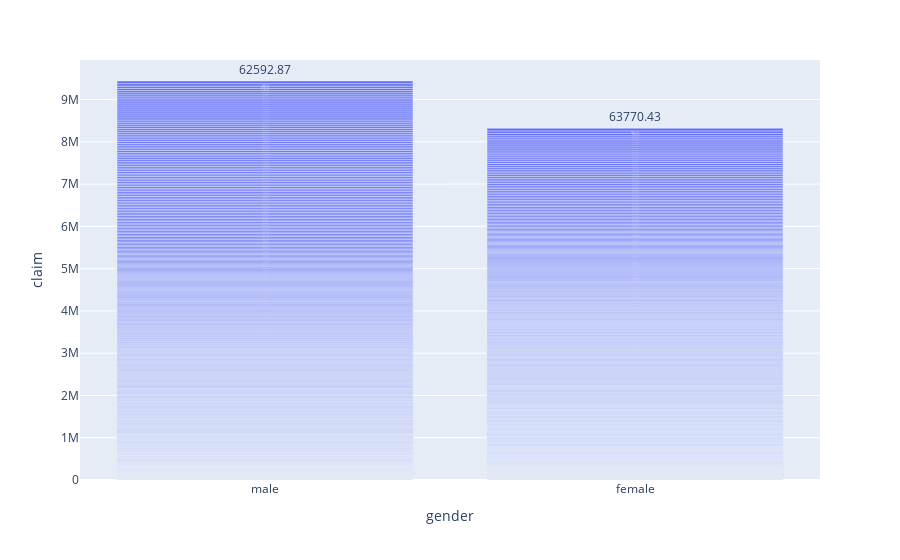

The cell this chart's notebook holds for it:
### Markdown cell above
# distribution of insurance claims by gender

### Code cell
fig = px.bar(data, x="gender", y="claim", text="claim")
fig.show()

### Figure 1 — Plotly figure (JSON) as saved in the notebook; plotly's stock layout.template omitted (floating-point values rounded to 4 significant figures; data arrays with more than 128 entries replaced by an {"elided": "..."} marker saying what was removed)
{"data": [{"alignmentgroup": "True", "hovertemplate": "gender=%{x}<br>claim=%{text}<extra></extra>", "legendgroup": "", "marker": {"color": "#636efa", "pattern": {"shape": ""}}, "name": "", "offsetgroup": "", "orientation": "v", "showlegend": false, "text": {"elided": "1340 float values"}, "textposition": "auto", "type": "bar", "x": {"elided": "1340 str values"}, "xaxis": "x", "y": {"elided": "1340 float values"}, "yaxis": "y"}], "layout": {"barmode": "relative", "legend": {"tracegroupgap": 0}, "margin": {"t": 60}, "xaxis": {"anchor": "y", "domain": [0, 1], "title": {"text": "gender"}}, "yaxis": {"anchor": "x", "domain": [0, 1], "title": {"text": "claim"}}}}
